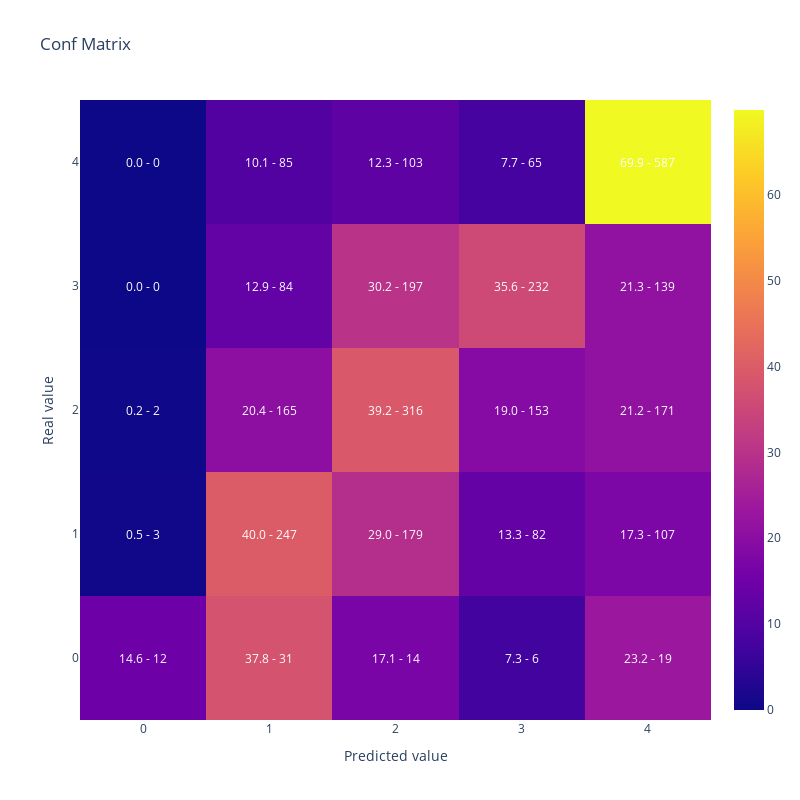

Write notebook code for a chart like this one.
### Code cell
#Vamos a replicar el resultado de la optimizacion reentrenando el modelo con el mejor conjunto de hiperparametros
#Generamos parametros incluyendo los fijos y la mejor solución que encontro optuna
lgb_params = {
    'objective': 'multiclass',
    'verbosity': -1,
    'num_class': len(y_train.unique())
}

# Update lgb_params with study.best_params
lgb_params.update(study.best_params)

lgb_train_dataset = lgb.Dataset(data=X_train,
                                label=y_train)


#Entreno
lgb_model = lgb.train(lgb_params,
                    lgb_train_dataset)

#Muestro matriz de confusion y kappa
display(plot_confusion_matrix(y_test,lgb_model.predict(X_test).argmax(axis=1)))

cohen_kappa_score(y_test,lgb_model.predict(X_test).argmax(axis=1),
                             weights = 'quadratic')

### Figure 1 — Plotly figure (JSON) as saved in the notebook; plotly's stock layout.template omitted (floating-point values rounded to 4 significant figures)
{"data": [{"type": "heatmap", "x": [0, 1, 2, 3, 4], "y": [0, 1, 2, 3, 4], "z": [[14.63, 37.8, 17.07, 7.317, 23.17], [0.4854, 39.97, 28.96, 13.27, 17.31], [0.2478, 20.45, 39.16, 18.96, 21.19], [0, 12.88, 30.21, 35.58, 21.32], [0, 10.12, 12.26, 7.738, 69.88]]}], "layout": {"annotations": [{"font": {"color": "white"}, "showarrow": false, "text": "14.6 - 12", "x": 0, "xref": "x", "y": 0, "yref": "y"}, {"font": {"color": "white"}, "showarrow": false, "text": "37.8 - 31", "x": 1, "xref": "x", "y": 0, "yref": "y"}, {"font": {"color": "white"}, "showarrow": false, "text": "17.1 - 14", "x": 2, "xref": "x", "y": 0, "yref": "y"}, {"font": {"color": "white"}, "showarrow": false, "text": "7.3 - 6", "x": 3, "xref": "x", "y": 0, "yref": "y"}, {"font": {"color": "white"}, "showarrow": false, "text": "23.2 - 19", "x": 4, "xref": "x", "y": 0, "yref": "y"}, {"font": {"color": "white"}, "showarrow": false, "text": "0.5 - 3", "x": 0, "xref": "x", "y": 1, "yref": "y"}, {"font": {"color": "white"}, "showarrow": false, "text": "40.0 - 247", "x": 1, "xref": "x", "y": 1, "yref": "y"}, {"font": {"color": "white"}, "showarrow": false, "text": "29.0 - 179", "x": 2, "xref": "x", "y": 1, "yref": "y"}, {"font": {"color": "white"}, "showarrow": false, "text": "13.3 - 82", "x": 3, "xref": "x", "y": 1, "yref": "y"}, {"font": {"color": "white"}, "showarrow": false, "text": "17.3 - 107", "x": 4, "xref": "x", "y": 1, "yref": "y"}, {"font": {"color": "white"}, "showarrow": false, "text": "0.2 - 2", "x": 0, "xref": "x", "y": 2, "yref": "y"}, {"font": {"color": "white"}, "showarrow": false, "text": "20.4 - 165", "x": 1, "xref": "x", "y": 2, "yref": "y"}, {"font": {"color": "white"}, "showarrow": false, "text": "39.2 - 316", "x": 2, "xref": "x", "y": 2, "yref": "y"}, {"font": {"color": "white"}, "showarrow": false, "text": "19.0 - 153", "x": 3, "xref": "x", "y": 2, "yref": "y"}, {"font": {"color": "white"}, "showarrow": false, "text": "21.2 - 171", "x": 4, "xref": "x", "y": 2, "yref": "y"}, {"font": {"color": "white"}, "showarrow": false, "text": "0.0 - 0", "x": 0, "xref": "x", "y": 3, "yref": "y"}, {"font": {"color": "white"}, "showarrow": false, "text": "12.9 - 84", "x": 1, "xref": "x", "y": 3, "yref": "y"}, {"font": {"color": "white"}, "showarrow": false, "text": "30.2 - 197", "x": 2, "xref": "x", "y": 3, "yref": "y"}, {"font": {"color": "white"}, "showarrow": false, "text": "35.6 - 232", "x": 3, "xref": "x", "y": 3, "yref": "y"}, {"font": {"color": "white"}, "showarrow": false, "text": "21.3 - 139", "x": 4, "xref": "x", "y": 3, "yref": "y"}, {"font": {"color": "white"}, "showarrow": false, "text": "0.0 - 0", "x": 0, "xref": "x", "y": 4, "yref": "y"}, {"font": {"color": "white"}, "showarrow": false, "text": "10.1 - 85", "x": 1, "xref": "x", "y": 4, "yref": "y"}, {"font": {"color": "white"}, "showarrow": false, "text": "12.3 - 103", "x": 2, "xref": "x", "y": 4, "yref": "y"}, {"font": {"color": "white"}, "showarrow": false, "text": "7.7 - 65", "x": 3, "xref": "x", "y": 4, "yref": "y"}, {"font": {"color": "white"}, "showarrow": false, "text": "69.9 - 587", "x": 4, "xref": "x", "y": 4, "yref": "y"}], "height": 800, "title": {"text": "Conf Matrix"}, "width": 800, "xaxis": {"title": {"text": "Predicted value"}}, "yaxis": {"title": {"text": "Real value"}}}}
